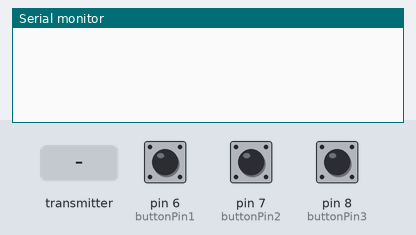
Simulated run of this sketch. Board: Arduino Uno, built with avr-gcc and run on an emulated ATmega328P. Parts: the last lines printed to the serial monitor. The test bench sets the inputs (shaded band); at power-on: pin 6 (buttonPin1) HIGH, pin 7 (buttonPin2) HIGH, pin 8 (buttonPin3) HIGH. No radio packets arrive unless stated.

Above: at 1.2 s.
1.3 s: pin 6 (buttonPin1) pulled LOW for 0.15 s
At 2.0 s:
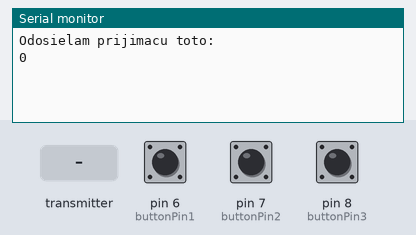
3.0 s: the transmitter starts sending prijate_data = 0
At 3.07 s:
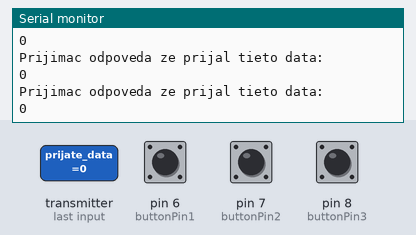
4.5 s: pin 7 (buttonPin2) pulled LOW for 0.15 s
6.1 s: pin 8 (buttonPin3) pulled LOW for 0.15 s
7.7 s: the transmitter starts sending prijate_data = 256
At 7.77 s:
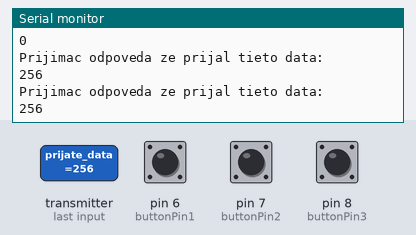
Timing chart, 0 to 10.2 s (numbered marks = the images above; inputs shaded):
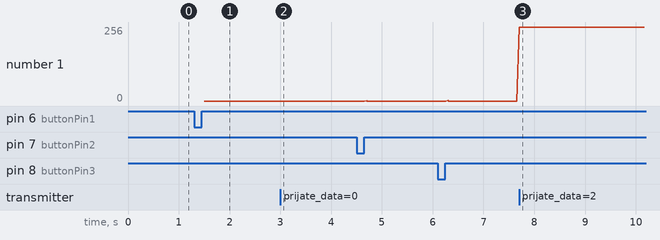

Measured:
- after the input at 1.3 s, the serial monitor: prints a new line after 0.20 s (image 1)
- after the input at 3.0 s, the serial monitor: prints a new line at once (image 2)
- after the input at 7.7 s, the serial monitor: prints a new line at once (image 3)
- plotted number 1: 0 → 256 after the input at 7.7 s

The sketch:

VYSIELAC_3RELE.ino
```cpp
// nRF24L01 vysielač, ovladanie 3 rele cez tlacidla
// Autor: Martin Chlebovec (martinius96)
// E-mail: martinius96@gmail.com

#include <SPI.h>
#include "RF24.h"
#define CE 4
#define CS 3
RF24 nRF(CE, CS);
int data_na_odoslanie = 0;
int prijate_data = 0;
byte adresaPrijimac[] = "prijimac00";
byte adresaVysielac[] = "vysielac00";

const int buttonPin1 = 6;
const int buttonPin2 = 7;
const int buttonPin3 = 8;

int buttonState1 = HIGH;
int buttonState2 = HIGH;
int buttonState3 = HIGH;

int lastButtonState1 = HIGH;
int lastButtonState2 = HIGH;
int lastButtonState3 = HIGH;

unsigned long lastDebounceTime1 = 0;
unsigned long lastDebounceTime2 = 0;
unsigned long lastDebounceTime3 = 0;

unsigned long debounceInterval = 50;
void setup() {
  pinMode(buttonPin1, INPUT_PULLUP);
  pinMode(buttonPin2, INPUT_PULLUP);
  pinMode(buttonPin3, INPUT_PULLUP);
  Serial.begin(115200);
  nRF.begin();
  nRF.setDataRate( RF24_250KBPS );
  nRF.setPALevel(RF24_PA_LOW);
  nRF.openWritingPipe(adresaVysielac);
  nRF.openReadingPipe(1, adresaPrijimac);
  nRF.startListening();
}

void loop() {
  int reading1 = digitalRead(buttonPin1);
  int reading2 = digitalRead(buttonPin2);
  int reading3 = digitalRead(buttonPin3);
  if (reading1 != lastButtonState1) {
    lastDebounceTime1 = millis();
  }

  if (reading2 != lastButtonState2) {
    lastDebounceTime2 = millis();
  }

  if (reading3 != lastButtonState3) {
    lastDebounceTime3 = millis();
  }

  if ((millis() - lastDebounceTime1) > debounceInterval) {
    if (reading1 != buttonState1) {
      buttonState1 = reading1;
      if (buttonState1 == HIGH) {
        nRF.stopListening();
        data_na_odoslanie = 0;
        nRF.write( &data_na_odoslanie, sizeof(data_na_odoslanie) );
        nRF.startListening();
        Serial.println("Odosielam prijimacu toto: ");
        Serial.println(data_na_odoslanie);
      }
    }
  }

  if ((millis() - lastDebounceTime2) > debounceInterval) {
    if (reading2 != buttonState2) {
      buttonState2 = reading2;
      if (buttonState2 == HIGH) {
        nRF.stopListening();
        data_na_odoslanie = 1;
        nRF.write( &data_na_odoslanie, sizeof(data_na_odoslanie) );
        nRF.startListening();
        Serial.println("Odosielam prijimacu toto: ");
        Serial.println(data_na_odoslanie);
      }
    }
  }

  if ((millis() - lastDebounceTime3) > debounceInterval) {
    if (reading3 != buttonState3) {
      buttonState3 = reading3;
      if (buttonState3 == HIGH) {
        nRF.stopListening();
        data_na_odoslanie = 2;
        nRF.write( &data_na_odoslanie, sizeof(data_na_odoslanie) );
        nRF.startListening();
        Serial.println("Odosielam prijimacu toto: ");
        Serial.println(data_na_odoslanie);
      }
    }
  }

  lastButtonState1 = reading1;
  lastButtonState2 = reading2;
  lastButtonState3 = reading3;
  while (nRF.available()) {
    nRF.read( &prijate_data, sizeof(prijate_data) );
    Serial.println("Prijimac odpoveda ze prijal tieto data: ");
    Serial.println(prijate_data);
  }

}
```
